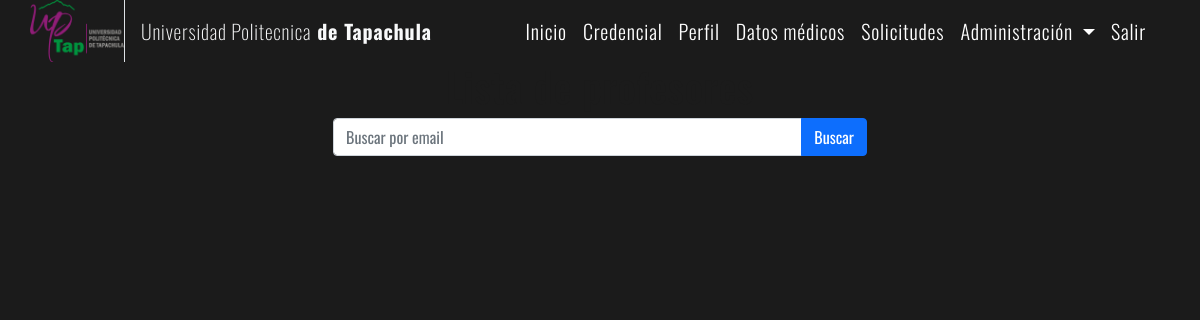
The page /administradores/panel_administrador/maestros/lista/ on the database as committed earlier.
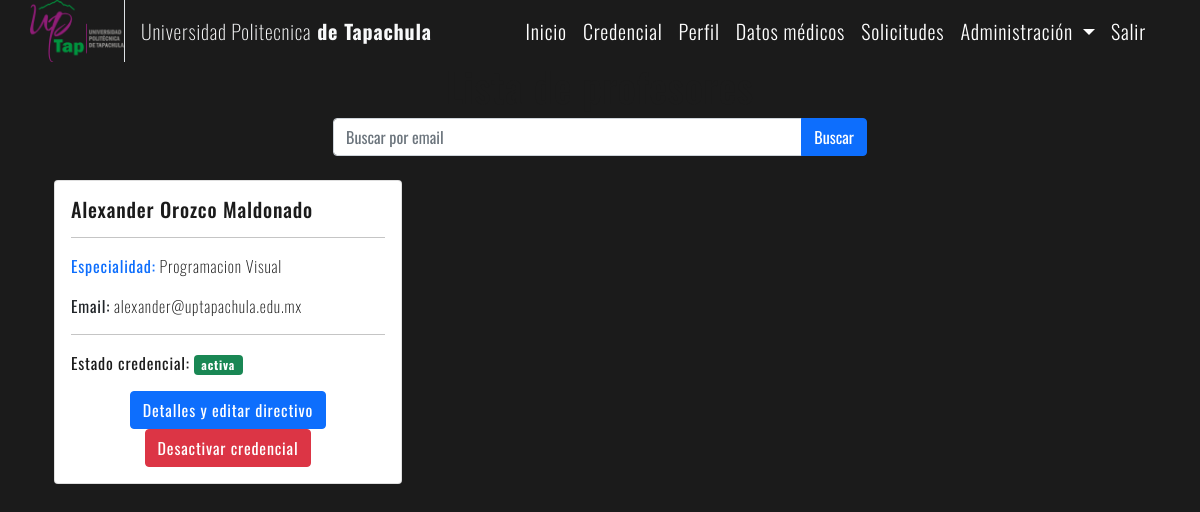
The same page on the database as committed later.
### core/models.py (models this page shows, shortened)
class UsuarioPersonalizado(AbstractBaseUser, PermissionsMixin):
    email = models.EmailField(unique=True, error_messages={'unique': 'Ya existe un usuario con ese correo'})
    nombre = models.CharField(max_length=50)
    apellidos = models.CharField(max_length=50)
    fecha_nacimiento = models.DateField(null=True)
    direccion = models.CharField(max_length=255)
    usuario_activo = models.BooleanField(default=False)
    is_staff = models.BooleanField(default=False)
    fecha_registro = models.DateTimeField(auto_now_add=True)
    numero_telefono = models.CharField(max_length=10, null=True)
    imagen = CloudinaryField('image')
    credencial = models.ForeignKey(Credencial, on_delete=models.PROTECT, null=True, related_name='credencial')
    ficha_medica = models.ForeignKey(FichaMedica, on_delete=models.PROTECT, null=True, related_name='ficha_medica')
    contacto_emergencia = models.ForeignKey(ContactoEmergencia, on_delete=models.PROTECT, null=True,
                                            related_name='contacto_emergencia_relacion')
    solicitud = models.ForeignKey('SolicitudCredencial', on_delete=models.PROTECT, null=True,
                                  related_name='solicitud_relacion')
    tipo_usuario = models.CharField(max_length=20, choices=[('alumno', 'alumno'), ('maestro', 'maestro'),
                                                            ('administrador', 'administrador'),
                                                            ('directivo', 'directivo')])
    objects = UsuarioBasePersonalizado()
    USERNAME_FIELD = 'email'
    REQUIRED_FIELDS = []

class Maestro(UsuarioPersonalizado):
    especialidad = models.CharField(max_length=50)
    is_maestro = models.BooleanField(default=True)

class UsuarioPersonalizado(AbstractBaseUser, PermissionsMixin):
    email = models.EmailField(unique=True, error_messages={'unique': 'Ya existe un usuario con ese correo'})
    nombre = models.CharField(max_length=50)
    apellidos = models.CharField(max_length=50)
    fecha_nacimiento = models.DateField(null=True)
    direccion = models.CharField(max_length=255)
    usuario_activo = models.BooleanField(default=False)
    is_staff = models.BooleanField(default=False)
    fecha_registro = models.DateTimeField(auto_now_add=True)
    numero_telefono = models.CharField(max_length=10, null=True)
    imagen = CloudinaryField('image')
    credencial = models.ForeignKey(Credencial, on_delete=models.PROTECT, null=True, related_name='credencial')
    ficha_medica = models.ForeignKey(FichaMedica, on_delete=models.PROTECT, null=True, related_name='ficha_medica')
    contacto_emergencia = models.ForeignKey(ContactoEmergencia, on_delete=models.PROTECT, null=True,
                                            related_name='contacto_emergencia_relacion')
    solicitud = models.ForeignKey('SolicitudCredencial', on_delete=models.PROTECT, null=True,
                                  related_name='solicitud_relacion')
    tipo_usuario = models.CharField(max_length=20, choices=[('alumno', 'alumno'), ('maestro', 'maestro'),
                                                            ('administrador', 'administrador'),
                                                            ('directivo', 'directivo')])
    objects = UsuarioBasePersonalizado()
    USERNAME_FIELD = 'email'
    REQUIRED_FIELDS = []

class Credencial(models.Model):
    estado_credencial = models.CharField(max_length=10, choices=[('activa', 'activa'), ('inactiva', 'inactiva')],
                                         default='inactiva')
    clave_credencial = models.CharField(max_length=36, unique=True)
    usuario = models.ForeignKey('UsuarioPersonalizado', on_delete=models.PROTECT, null=True,
                                related_name='credencial_relacionada')

### administradores/views.py (the view, shortened to what this page needs)
# urls.py: path('panel_administrador/maestros/lista/', views.PanelAdministradorMaestrosDatos.as_view(),
class PanelAdministradorMaestrosDatos(View):
    def get(self, request):
        maestros = Maestro.objects.all()
        context = {
            'usuarios': maestros
        }
        return render(request,
                      'administradores/PanelAdministracion/administracion_maestros/datos/panel_datos_maestro.html',
                      context=context)

### administradores/templates/administradores/PanelAdministracion/administracion_maestros/datos/panel_datos_maestro.html (shortened to what the changed rows need)
{% extends 'administradores/layouts/view_home_administradores.html' %}
{% block content %}
    <main>
        <h1 class="text-center">Lista de profesores</h1>
        <div class="container">
            {% if usuario %}
                <div class="row justify-content-center">
                    <div class="col-md-6">
                        <div class="card mb-4">
                            <div class="card-body">
                                <h2 class="text-center">Resultado de la búsqueda</h2>
                                <h5 class="card-title text-center">{{ usuario.nombre }} {{ usuario.apellidos }}</h5>
                                <p class="card-text"><strong>Especialidad:</strong> {{ usuario.especialidad }}</p>
                                <p class="card-text"><strong>Email:</strong> {{ usuario.email }}</p>
                                <div class="text-center">
                                    <a href="{% url 'administradores_maestros_detalle' id=usuario.id %}"
                                       class="btn btn-primary">Detalles y editar directivo</a>
                                    {% if usuario.credencial.estado_credencial == 'activa' %}
                                        <a href="{% url 'administradores_desactivar_credencial' id=usuario.credencial.id %}"
                                           class="btn btn-danger" data-bs-toggle="modal"
                                           data-bs-target="#modalConfirmacion{{ usuario.credencial.id }}">Desactivar
                                            credencial</a>
                                    {% endif %}
                                    {% if usuario.credencial.estado_credencial == 'inactiva' %}
                                        <a href="{% url 'administradores_activar_credencial' id=usuario.credencial.id %}"
                                           class="btn btn-success">Activar credencial</a>
                                    {% endif %}
                                </div>
                                <div class="modal fade" id="modalConfirmacion{{ usuario.credencial.id }}"
                                     tabindex="-1" aria-labelledby="modalConfirmacionLabel" aria-hidden="true">
                                    <div class="modal-dialog">
                                        <div class="modal-content">
                                            <div class="modal-header">
                                                <h5 class="modal-title" id="modalConfirmacionLabel">
                                                    Confirmación</h5>
                                                <button type="button" class="btn-close" data-bs-dismiss="modal"
                                                        aria-label="Close"></button>
                                            </div>
                                            <div class="modal-body">
                                                ¿Estás seguro de que deseas desactivar la credencial?
                                            </div>
                                            <div class="modal-footer">
                                                <button type="button" class="btn btn-secondary"
                                                        data-bs-dismiss="modal">Cancelar
                                                </button>
                                                <a href="{% url 'administradores_desactivar_credencial' id=usuario.credencial.id %}"
                                                   class="btn btn-danger">Desactivar</a>
                                            </div>
                                        </div>
                                    </div>
                                </div>
                            </div>
                        </div>
                    </div>
                </div>
            {% else %}
                <div class="row">
                    {% for usuario in usuarios %}
                        <div class="col-md-4">
                            <div class="card mb-4">
                                <div class="card-body">
                                    <h5 class="card-title">{{ usuario.nombre }} {{ usuario.apellidos }}</h5>
                                    <hr>
                                    <p><strong class="text-primary">Especialidad:</strong> {{ usuario.especialidad }}</p>
                                    <p><strong class="text-dark">Email:</strong> {{ usuario.email }}</p>
                                    <hr>
                                    <p><strong>Estado credencial:</strong>
                                        {% if usuario.credencial.estado_credencial == 'activa' %}
                                            <span class="badge bg-success">{{ usuario.credencial.estado_credencial }}</span>
                                        {% else %}
                                            <span class="badge bg-danger">{{ usuario.credencial.estado_credencial }}</span>
                                        {% endif %}
                                    </p>
                                    <div class="text-center">
                                        <a href="{% url 'administradores_maestros_detalle' id=usuario.id %}"
                                           class="btn btn-primary">Detalles y editar directivo</a>
                                        {% if usuario.credencial.estado_credencial == 'activa' %}
                                            <a href="#" class="btn btn-danger" data-bs-toggle="modal"
                                               data-bs-target="#modalConfirmacion{{ usuario.credencial.id }}">Desactivar
                                                credencial</a>
                                        {% endif %}
                                    </div>
                                </div>
                            </div>
                        </div>
                    {% endfor %}
                </div>
            {% endif %}
        </div>
    </main>
{% endblock %}

Rows that differ between the two databases and show on the page:
added Maestro: nombre "Alexander", apellidos "Orozco Maldonado", especialidad "Programacion Visual", email "alexander@uptapachula.edu.mx", credencial.estado_credencial "activa"
